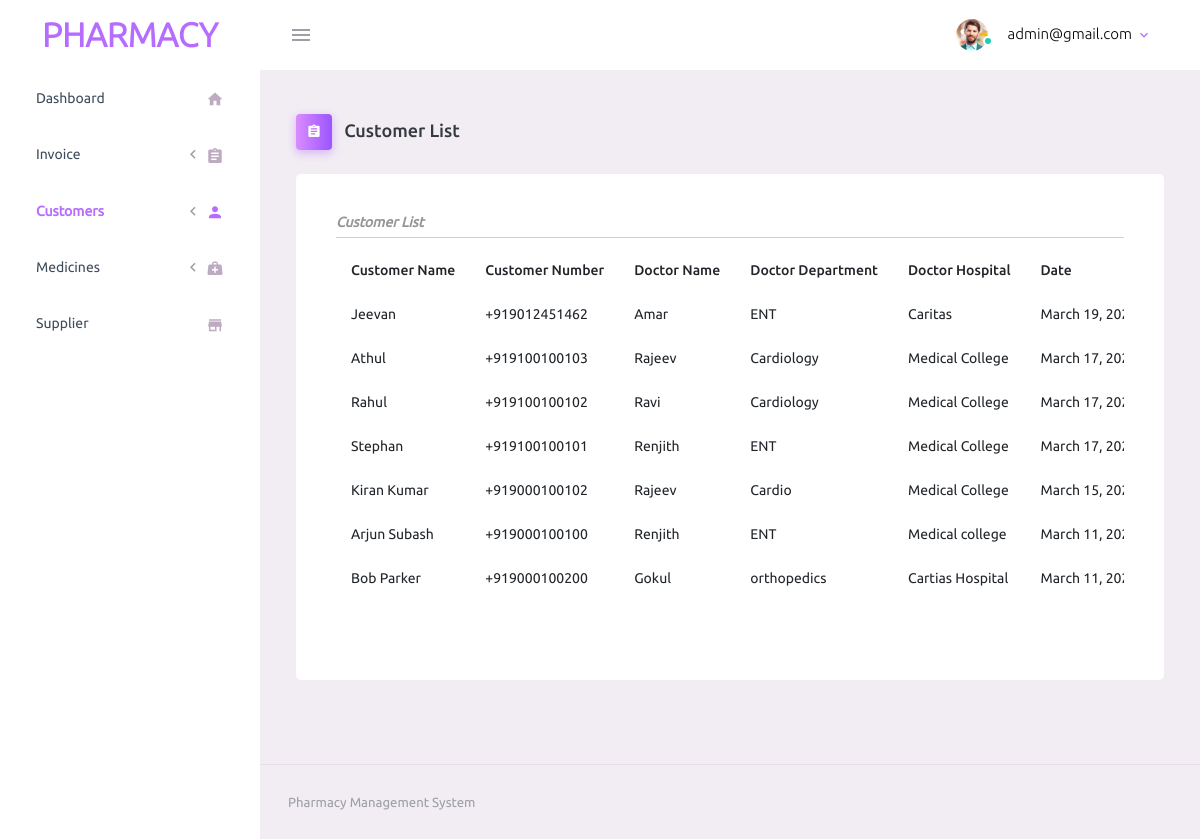
Page /customer/customerlist/ (signed in) on the committed database.
### dashboard/models.py (models this page shows, shortened)
class AiUser(AbstractBaseUser):
    name = models.CharField(max_length=100)
    email = models.EmailField(max_length=100,unique=True)
    password = models.CharField(max_length=100)
    department = models.CharField(max_length=100)
    age = models.PositiveIntegerField(null=True)
    role = models.CharField(max_length = 20, choices = ROLE_CHOICES, default = 'user')
    date_joined = models.DateTimeField(default=timezone.now)
    is_admin = models.BooleanField(default=False)
    is_staff = models.BooleanField(default=False)
    objects = AiUserManager()
    USERNAME_FIELD = 'email'
    REQUIRED_FIELDS = []
    def __str__(self):
        return self.email
    class Meta:
        verbose_name = "Ai User"
        verbose_name_plural = "Ai Users"

class Customer(models.Model):
    name = models.CharField(max_length=100)
    phone_number = PhoneNumberField(null=True, unique=True)
    dr_name = models.CharField(max_length=100)
    dr_dept = models.CharField(max_length=100)
    dr_hospital = models.CharField(max_length=100)
    date_created = models.DateTimeField(default=timezone.now)
    class Meta:
        verbose_name = "customer"
        verbose_name_plural = "customer"

### customer/views.py (the view)
# urls.py: path('customerlist/', views.CutomerListView.as_view(), name='customerlist'),
@method_decorator(login_required(login_url='/'), name='dispatch')
class CutomerListView(View):
    def get(self, request):
        customer_obj = Customer.objects.all().order_by('-date_created')
        return render(request, 'customer/view_customer.html',{'customer_obj':customer_obj})

### templates/customer/view_customer.html (shortened to what this page needs)
<!DOCTYPE html>
{% load static %}
<html lang="en">
  <head>
    <link rel="stylesheet" href="{% static 'css/assets/vendors/mdi/css/materialdesignicons.min.css' %}">
    <link rel="stylesheet" href="{% static 'css/assets/vendors/css/vendor.bundle.base.css' %}">
    <link rel="stylesheet" href="{% static 'css/assets/css/style.css' %}">
    <link rel="stylesheet" href="{% static 'css/assets/css/main.css' %}">
  </head>
  <body>
    <div class="container-scroller">
      <nav class="navbar default-layout-navbar col-lg-12 col-12 p-0 fixed-top d-flex flex-row">
        <div class="text-center navbar-brand-wrapper d-flex align-items-center justify-content-center">
          <a class="navbar-brand brand-logo phar-heading" href="index.html"> Pharmacy</a>
        </div>
        <div class="navbar-menu-wrapper d-flex align-items-stretch">
          <button class="navbar-toggler navbar-toggler align-self-center" type="button" data-toggle="minimize">
            <span class="mdi mdi-menu"></span>
          </button>
          <ul class="navbar-nav navbar-nav-right">
            <li class="nav-item nav-profile dropdown">
              <a class="nav-link dropdown-toggle" id="profileDropdown" href="#" data-bs-toggle="dropdown" aria-expanded="false">
                <div class="nav-profile-img">
                  <img src="{% static 'css/assets/images/faces/face1.jpg' %}" alt="image">
                  <span class="availability-status online"></span>
                </div>
                <div class="nav-profile-text">
                  <p class="mb-1 text-black">{{ user }}</p>
                </div>
              </a>
            </li>
          </ul>
        </div>
      </nav>
      <div class="container-fluid page-body-wrapper">
        <nav class="sidebar sidebar-offcanvas" id="sidebar">
          <ul class="nav">
            <li class="nav-item">
              <a class="nav-link" href="{% url 'dashboard:dashboard'%}">
                <span class="menu-title ">Dashboard</span>
                <i class="mdi mdi-home menu-icon"></i>
              </a>
            </li>
            <li class="nav-item">
              <a class="nav-link" data-bs-toggle="collapse" href="#ui-basic" aria-expanded="false" aria-controls="ui-basic">
                <span class="menu-title ">Invoice</span>
                <i class="menu-arrow"></i>
                <i class="mdi mdi-clipboard-text menu-icon "></i>
              </a>
            </li>
            <li class="nav-item">
              <a class="nav-link" data-bs-toggle="collapse" href="#ui-basic2" aria-expanded="false" aria-controls="ui-basic">
                <span class="menu-title phar-active">Customers</span>
                <i class="menu-arrow"></i>
                <i class="mdi mdi-account menu-icon phar-active"></i>
              </a>
            </li>
            <li class="nav-item">
              <a class="nav-link" data-bs-toggle="collapse" href="#ui-basic3" aria-expanded="false" aria-controls="ui-basic">
                <span class="menu-title">Medicines</span>
                <i class="menu-arrow"></i>
                <i class="mdi mdi-medical-bag menu-icon"></i>
              </a>
            </li>
            <li class="nav-item">
              <a class="nav-link" href="{% url 'customer:listsupplier'%}">
                <span class="menu-title">Supplier</span>
                <i class="mdi mdi-store menu-icon"></i>
              </a>
            </li>
          </ul>
        </nav>
        <div class="main-panel">
          <div class="content-wrapper">
            <div class="page-header">
              <h3 class="page-title">
                <span class="page-title-icon bg-gradient-primary text-white me-2">
                  <i class="mdi mdi-clipboard-text"></i>
                </span> Customer List
              </h3>
            </div>
            <div class="row">
              <div class="col-md-12 grid-margin stretch-card">
                <div class="card">
                  <div class="card-body">
                        <div class="phar-inv-head-sec">
                            <div class="phar-inv-head-list">
                                Customer List
                            </div>
                            <div class="row">
                                <div class="col-12 grid-margin">
                                    <div class="table-responsive">
                                        <table class="table">
                                          <thead>
                                            <tr>
                                              <th> Customer Name </th>
                                              <th> Customer Number </th>
                                              <th> Doctor Name </th>
                                              <th> Doctor Department </th>
                                              <th> Doctor Hospital </th>
                                              <th> Date </th>
                                            </tr>
                                          </thead>
                                          <tbody>
                                            {% for i in customer_obj %}
                                            <tr>
                                              <td>
                                                {{ i.name }}
                                              </td>
                                              <td>
                                                {{ i.phone_number }}
                                              </td>
                                              <td>
                                                {{ i.dr_name }}
                                              </td>
                                              <td>
                                                {{ i.dr_dept }}
                                              </td>
                                              <td>
                                                {{ i.dr_hospital }}
                                              </td>
                                              <td>
                                                {{ i.date_created }}
                                              </td>
                                            </tr>
                                            {% endfor %}
                                          </tbody>
                                        </table>
                                      </div>
                                </div>
                            </div>
                        </div>
                  </div>
                </div>
              </div>
            </div>
          </div>
          <footer class="footer">
            <div class="container-fluid d-flex justify-content-between">
              <span class="text-muted d-block text-center text-sm-start d-sm-inline-block">Pharmacy Management System</span>
            </div>
          </footer>
        </div>
      </div>
    </div>
  </body>
</html>

### static/css/assets/css/main.css (style rules this page uses)
.phar-heading { color: #b66dff !important; font-size: 2.1em !important; font-weight: 700; text-transform: uppercase; }
.phar-inv-head-sec { display: flex; flex-direction: column; row-gap: 10px; }
.phar-active { color: #b66dff !important; font-weight: 600 !important; }
.table > :not(:last-child) > :last-child > *, .jsgrid .jsgrid-table > :not(:last-child) > :last-child > * { border-bottom-color: #d100fd !important; }
thead, tbody, tfoot, tr, td, th { border-color: inherit; border-style: none !important; border-width: 0; }
.phar-inv-head-list { font-size: 14px; font-weight: 600; color: #999595; font-style: italic; padding-bottom: 7px; border-bottom: 1px solid #d1d0d0; width: 100%; display: flex; flex-direction: row; }

### rows in the picture
AiUser: email "admin@gmail.com"
Customer: name "Jeevan", phone_number "+919012451462", dr_name "Amar", dr_dept "ENT", dr_hospital "Caritas", date_created "March 19,…"
Customer: name "Athul", phone_number "+919100100103", dr_name "Rajeev", dr_dept "Cardiology", dr_hospital "Medical College", date_created "March 17,…"
Customer: name "Rahul", phone_number "+919100100102", dr_name "Ravi", dr_dept "Cardiology", dr_hospital "Medical College", date_created "March 17,…"
Customer: name "Stephan", phone_number "+919100100101", dr_name "Renjith", dr_dept "ENT", dr_hospital "Medical College", date_created "March 17,…"
Customer: name "Kiran Kumar", phone_number "+919000100102", dr_name "Rajeev", dr_dept "Cardio", dr_hospital "Medical College", date_created "March 15,…"
Customer: name "Arjun Subash", phone_number "+919000100100", dr_name "Renjith", dr_dept "ENT", dr_hospital "Medical college", date_created "March 11,…"
Customer: name "Bob Parker", phone_number "+919000100200", dr_name "Gokul", dr_dept "orthopedics", dr_hospital "Cartias Hospital", date_created "March 11,…"
